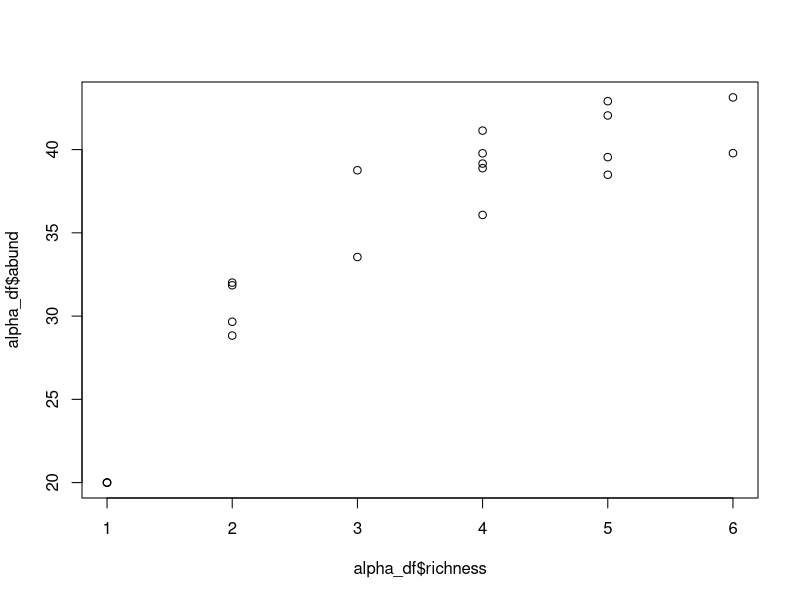
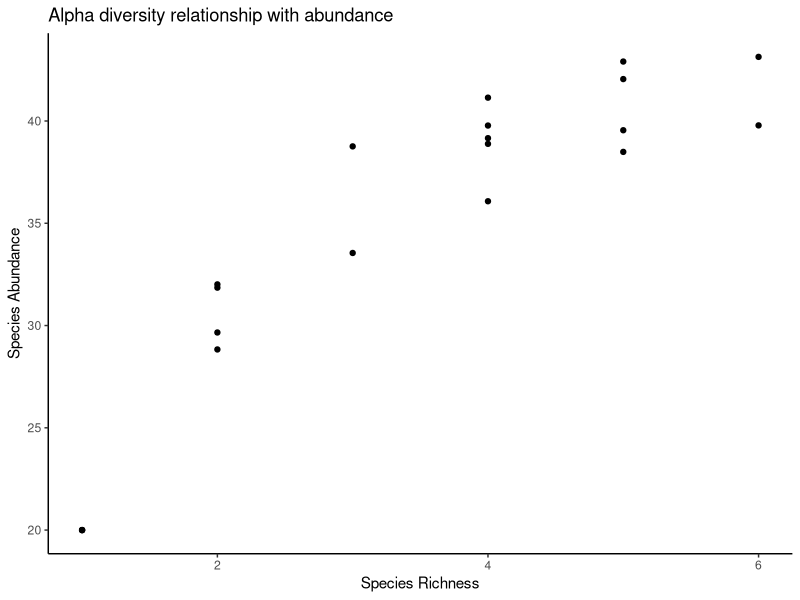
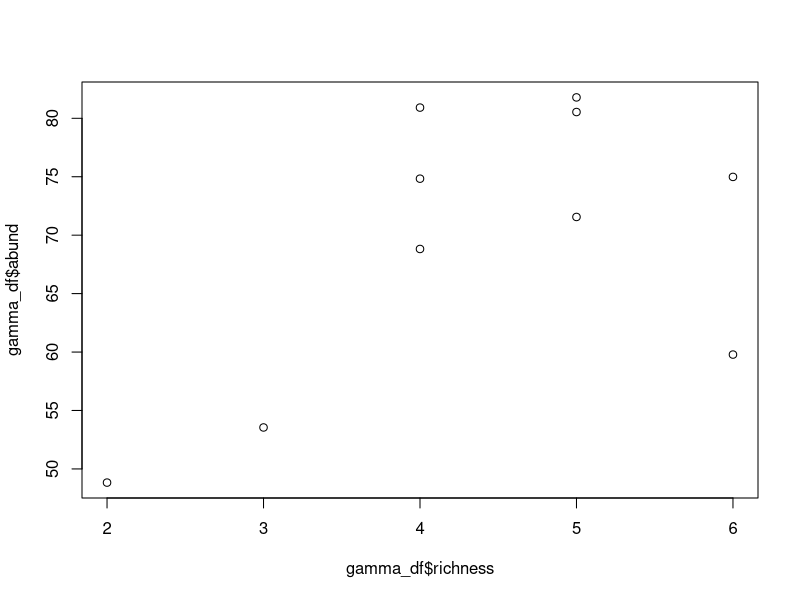
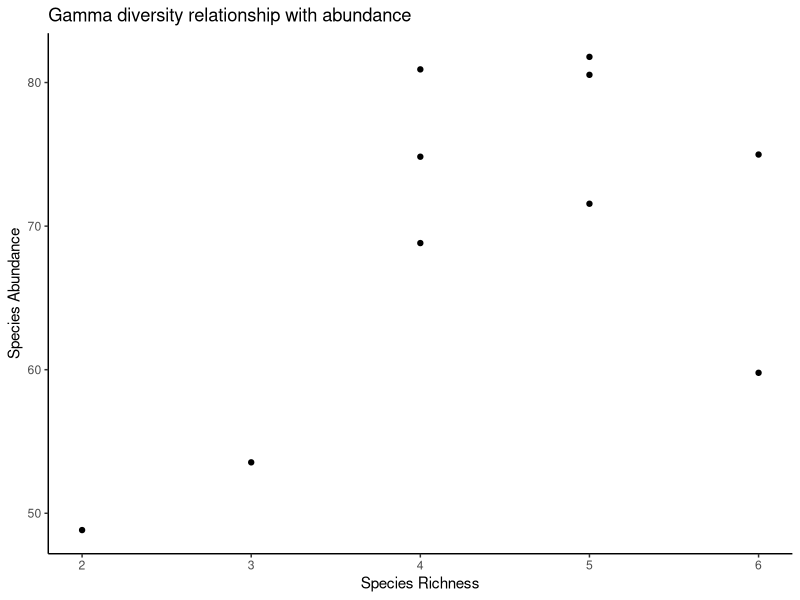

Generate these figures, in order, with R:
#Description-----------------------------------------
#PCreating 100 metacommunities: metacommunities consist of 2 patches with 6 species
#  22 Nov 2024
#RCS

# Load packages---------------------------------
library(vegan)
library(ggplot2)
# Parameters-------------------------------------
#setting up meta-community parameters
set.seed(1234)
num_patches <- 2 #number of patches in metacommunity
num_spp <- 6 #number of POSSIBLE spp in metacommunity

meta_comm1 <- data.frame(matrix(NA, nrow = num_patches, ncol = num_spp))
S <- c(0.83, #PREG
       0.62, #TGRAN
       0.14, #TTOR
       NA, #ABOR
       0.12, #RCAT
       0.64) #RDRAY
S[4] <- runif(n = 1, min = S[5], max = S[3])
#an array of probability values for the occurence of each spp
#what if I over thought this, and I can just assign an occupancy probability?
K <- c(20,16,15,7,4,2) #this is just an example, but k is the abundance at each rank (i think?)
max_abund <- 65 # a somewhat arbitrarily decided upon max abundance
#this could later become some sort of rnorm(). EX rnorm(n = 1, mean = 10, sd = 1). This provides a starting abdunance for each spp if present

### Creating a meta-community###
#For right now I have it set where the presence / absence of a spp is a binomial variable with some
# Probability S[i]
#IF the species is present, then it is present at an abundance of K[i]. Right now this abundance is fixed.
# One idea for future development is to make abundance a distribution (could even just turn it into a poisson distribution?)
#Other idea/issue: if abundance of a "prior" spp is 0 than abundance of all following spp is 0. This is based on the idea that ecological communities are nested within one-another. However, instead of guaranteeing that abundance of next spp = 0, I wonder if it makes more sense to just make the probability of occ / abundance lower (but not set to zero.

# I think there's a lot that could be done here. A lot could be adapted. But this set of for loops is a decent start


# #determine occurence of spp 1
# for(i in 1:nrow(meta_comm1)){
#   for(j in 1:ncol(meta_comm1)){
#     meta_comm1[i,1] <- rbinom(n = 1, size = 1, prob = S[1])
#     meta_comm1[i,1] <- ifelse(meta_comm1[i,1] == 1, K[1],0)
#   }
# }
# 
# #determine occurrence of spp 2
# for(i in 1:nrow(meta_comm1)){
#   for(j in 1:ncol(meta_comm1)){
#     meta_comm1[i,2] <- ifelse(meta_comm1[i,1] > 0, rbinom(n = 1, size = 1, prob = S[2]),0)
#     meta_comm1[i,2] <- ifelse(meta_comm1[i,2] == 1, K[2],0)
#   }
# }
# 
# #determine occurrence of spp 3
# for(i in 1:nrow(meta_comm1)){
#   for(j in 1:ncol(meta_comm1)){
#     meta_comm1[i,3] <- ifelse(meta_comm1[i,2] > 0, rbinom(n = 1, size = 1, prob = S[3]),0)
#     meta_comm1[i,3] <- ifelse(meta_comm1[i,3] == 1, K[3],0)
#   }
# }
# 
# #determin occurrence of spp 4
# for(i in 1:nrow(meta_comm1)){
#   for(j in 1:ncol(meta_comm1)){
#     meta_comm1[i,4] <- ifelse(meta_comm1[i,3] > 0, rbinom(n = 1, size = 1, prob = S[4]),0)
#     meta_comm1[i,4] <- ifelse(meta_comm1[i,4] == 1, K[4],0)
#   }
# }
# 
# #determine occupancy of spp 5
# for(i in 1:nrow(meta_comm1)){
#   for(j in 1:ncol(meta_comm1)){
#     meta_comm1[i,5] <- ifelse(meta_comm1[i,4] > 0, rbinom(n = 1, size = 1, prob = S[5]),0)
#     meta_comm1[i,5] <- ifelse(meta_comm1[i,5] == 1, K[5],0)
#   }
# }
# 
# #determine occupancy of spp 6
# for(i in 1:nrow(meta_comm1)){
#   for(j in 1:ncol(meta_comm1)){
#     meta_comm1[i,6] <- ifelse(meta_comm1[i,5] > 0, rbinom(n = 1, size = 1, prob = S[6]),0)
#     meta_comm1[i,6] <- ifelse(meta_comm1[i,6] == 1, K[6],0)
#   }
# }

# I THINK this is a better way to determine abundance
N <- 10 #number of metacommunity simulations to run
meta_comm_list <- vector("list",N)
beta_list <- vector("list", N)
nestedness_list <- vector("list", N)
for(n in 1:N){
  meta_comm <- data.frame(matrix(NA, nrow = num_patches, ncol = num_spp))
  for(i in 1:nrow(meta_comm)){
    for(j in 1:ncol(meta_comm)){
      #determine occurrence and abundance of spp 1
      meta_comm[i,1] <- rbinom(n = 1, size = 1, prob = S[1])
      meta_comm[i,1] <- ifelse(meta_comm[i,1] == 1, K[1],0)
      
      #determine occurrence and abundance of spp2
      meta_comm[i,2] <- rbinom(n = 1, size = 1, prob = S[2])
      meta_comm[i,2] <- ifelse(meta_comm[i,2] == 1, K[2],0)
      
      #determine occurrence and abundance of spp 3
      meta_comm[i,3] <- rbinom(n = 1, size = 1, prob = S[3])
      meta_comm[i,3] <- ifelse(meta_comm[i,3] == 1, K[3],0)
      
      #determine occurrence and abundance of spp 4
      meta_comm[i,4] <- rbinom(n = 1, size = 1, prob = S[4])
      meta_comm[i,4] <- ifelse(meta_comm[i,4] == 1, K[4],0)
      
      #determine occurrence and abundance of spp 5
      meta_comm[i,5] <- rbinom(n = 1, size = 1, prob = S[5])
      meta_comm[i,5] <- ifelse(meta_comm[i,5] == 1, K[5],0)
      
      #determine occurrence and abundance of spp 6
      meta_comm[i,6] <- rbinom(n = 1, size = 1, prob = S[6])
      meta_comm[i,6] <- ifelse(meta_comm[i,6] == 1, K[6],0)
    }
  }
  meta_comm$Patch <- c('Patch1','Patch2')
  colnames(meta_comm) <- c('Spp1','Spp2','Spp3','spp4','spp5','Spp6','PatchID')
  beta_list[[n]] <- mean(betadiver(meta_comm[,1:6], method = 'w'))
  nestedness_list[[n]] <- nestedtemp(comm = meta_comm[,1:6])[7]
  meta_comm_list[[n]] <- meta_comm
}

# nestedness <- unlist(x = nestedness_list)
# beta <- unlist(x = beta_list)
# meta_comm_vars <- data.frame(Diversity = beta, Nest = nestedness) 
# 
# 
# meta_comm_list[[2]]
# beta_diversity <- betadiver(meta_comm1[,1:6], method = 'w')
#plot(beta_diversity)

# 03/31/2025: changing from an additive model to a saturatured model
N <- 10 #number of metacommunity simulations to run
meta_comm_list <- vector("list",N)
beta_list <- vector("list", N)
nestedness_list <- vector("list", N)

for(n in 1:N){
  meta_comm <- vector("list", length = num_patches)
                      #data.frame(matrix(NA, nrow = num_patches, ncol = num_spp)) #create metacom
  for(c in 1:num_patches){
    alpha <- as.numeric(sample(1:6, size = 1, replace = T))
    #need to create a relationship between species richness and abundance
    a <- 10
    b <- 4
    error <- rnorm(length(alpha), mean = 0, sd = 1)
    abundance <- a*log(b*alpha)+error
    R <- alpha
    KCOM <- max_abund/(1+3*exp(-0.05*(R)))
    KS <- KCOM/abundance
    meta_comm[[c]] <- if(abundance >= KCOM){
      c(K[1:alpha]*KS,rep(0, num_spp - alpha))} else{
        c(K[1:alpha],rep(0, num_spp - alpha))
      }
  }
  meta_comm_list[[n]] <- meta_comm
}
# okay so I've made my 2 patch metacomms. Now I want to show that this still follows a saturated model
matrix(data = unlist(meta_comm_list[[1]]), nrow = num_patches, ncol = num_spp, byrow = T)
alpha_df <- data.frame(matrix(unlist(meta_comm_list), nrow = num_patches*N, ncol = num_spp, byrow = T))
alpha_df$abund <- rowSums(alpha_df[1:6])
max(alpha_df$abund)
alpha_df$richness <- rowSums(alpha_df[1:6] > 0)
plot(alpha_df$richness, alpha_df$abund) # alpha diversity is a saturated curve!
alpha_sat_plot <- ggplot(data = alpha_df, aes(x = richness, y = abund))+
  geom_point()+ 
  xlab("Species Richness")+
  ylab("Species Abundance")+
  ggtitle("Alpha diversity relationship with abundance")+
  theme_classic()
alpha_sat_plot


gamma_df <- data.frame(richness = rep(NA, length = N), abund = rep(NA, length = N))
for(n in 1:N){
  meta_comm <- data.frame(matrix(unlist(meta_comm_list[[n]]), nrow = num_patches, ncol = num_spp, byrow=T))
  gamma_df[n,2] <- sum(colSums(meta_comm))
  gamma_df[n,1]<- sum(colSums(meta_comm) > 0)
}
plot(gamma_df$richness, gamma_df$abund)
gamma_sat_plot <- ggplot(data = gamma_df, aes(x = richness, y = abund))+
  geom_point()+ 
  xlab("Species Richness")+
  ylab("Species Abundance")+
  ggtitle("Gamma diversity relationship with abundance")+
  theme_classic()
gamma_sat_plot
# this is also a saturated curve!

# Next step: I need to show how communities change, or stay the same over time
T <- 90 #assume a 90 day breeding season
phi <- runif(6)# Need to establish dispersal metric. May need to determine more realistic values (see notes
# from meeting with mark + brittany on 03/28/25)
meta_comm_change <- data.frame(meta_com = 1:length(meta_comm_list), time = NA)
for(c in 1:nrow(meta_comm_change)){
  meta_comm <- meta_comm_list[[c]]
  meta_comm_df <- data.frame(matrix(unlist(meta_comm), nrow = num_patches, ncol = num_spp, byrow = T))
  for(t in 1:T) {
    deltaP <- data.frame(matrix(data = NA, nrow = num_patches, ncol = num_spp))
    for (i in 1:num_patches) {
      for(j in 1:num_spp) {
        other_patch <- as.numeric(meta_comm_df[-i,])
        deltaP[i,j] <- phi[[j]]*other_patch[[j]] - phi[[j]]*meta_comm_df[i,j]
      }
    }
    new_abund <- meta_comm_df + deltaP
    change <- abs(meta_comm_df - new_abund)
    meta_comm_change[c,2] <- if(sum(change, na.rm = T) < (0.5*num_spp*num_patches)){
      t} else{
        next}
    #looking to see when this rounds to 1
  }
}

  



### Below is use of Preston's law. Not sure we'll actually be doing this, so I have commented it out for
##now
# M <- 3
# Y0 <- 10
# z <- 0.1 #constant.
# P <- 1:num_spp #a vector. Preston's rankThe rank for each spp, which should correspond to the assigned abundance
# K <- c(80,70,60,50,40,30,20,10) #this is just an example, but k is the abundance at each rank (i think?)
# #this could later become some sort of rnorm(). EX rnorm(n = 1, mean = 10, sd = 1). This provides a starting abdunance for each spp if present
# rank_abun <- Y0*exp(-(z*P-M)^2)
# plot(rank_abun)
# 
# abun <- data.frame(K, rank_abun)
# plot(abun$rank_abun, abun$K)  
